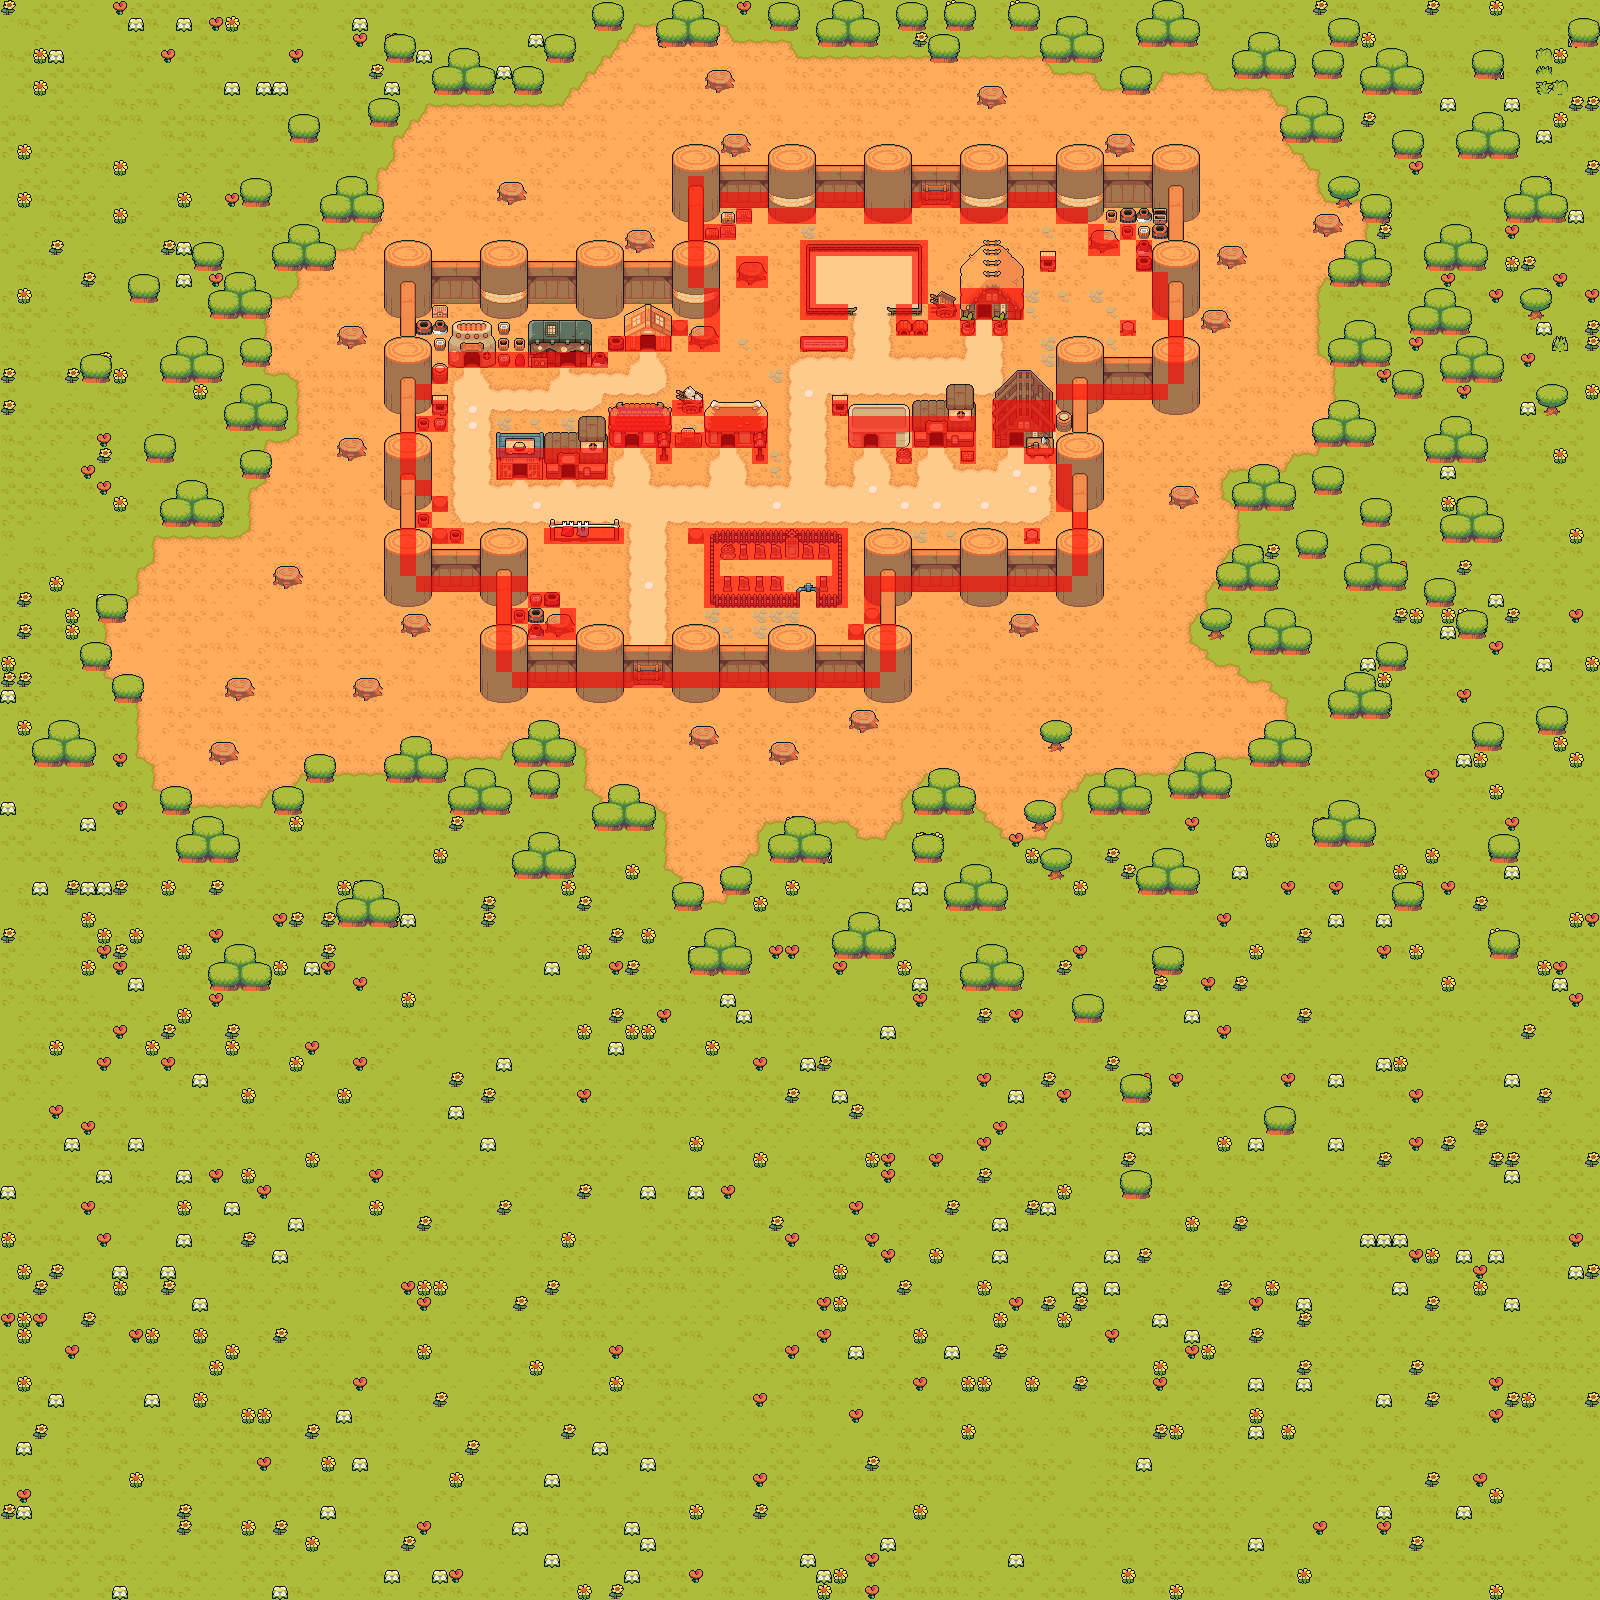

The image is a tile-based game level rendered from a .tmx file. Its description and source (layers, tilesets, objects; grid data summarised) follow:
An orthogonal 100x100 tile map with 16x16 px tiles, 7 tile layers (map, Tile Layer 7, wall, Houses, ...), 5 tilesets and 14 objects (player, npc-1, npc-2, npc-6, npc-7, ...).

<map version="1.10" tiledversion="1.11.0" orientation="orthogonal" renderorder="right-down" width="100" height="100" tilewidth="16" tileheight="16" infinite="0" nextlayerid="16" nextobjectid="26">
 <tileset firstgid="1" source="../tiles/TilesetHouse.tsx" />
 <tileset firstgid="760" source="../tiles/TilesetFloor.tsx" />
 <tileset firstgid="1332" source="../tiles/TilesetElement.tsx" />
 <tileset firstgid="1572" source="../tiles/TilesetNature.tsx" />
 <tileset firstgid="2076" source="../tiles/collider.tsx" />
 <group id="9" name="map" locked="1">
  <layer id="5" name="map" width="100" height="100" locked="1">
   <data>[10000 cells, 10000 non-empty, 30 distinct tile ids]</data>
  </layer>
  <layer id="13" name="Tile Layer 7" width="100" height="100" locked="1">
   <data>[10000 cells, 6539 non-empty, 73 distinct tile ids]</data>
  </layer>
 </group>
 <group id="4" name="map-details" locked="1">
  <layer id="8" name="wall" width="100" height="100" locked="1">
   <data>[10000 cells, 544 non-empty, 40 distinct tile ids]</data>
  </layer>
  <layer id="1" name="Houses" width="100" height="100" locked="1">
   <data>[10000 cells, 158 non-empty, 144 distinct tile ids]</data>
  </layer>
  <layer id="6" name="Tile Layer 3" width="100" height="100">
   <data>[10000 cells, 134 non-empty, 76 distinct tile ids]</data>
  </layer>
  <layer id="11" name="tree" width="100" height="100" locked="1">
   <data>[10000 cells, 937 non-empty, 30 distinct tile ids]</data>
  </layer>
 </group>
 <objectgroup id="14" name="Object Layer 1" locked="1">
  <object id="1" name="player" x="644" y="612">
   <point />
  </object>
  <object id="9" name="npc-1" x="520" y="480">
   <point />
  </object>
  <object id="10" name="npc-2" x="568" y="480">
   <point />
  </object>
  <object id="11" name="npc-6" x="632" y="448">
   <point />
  </object>
  <object id="12" name="npc-7" x="728" y="448">
   <point />
  </object>
  <object id="13" name="npc-8" x="872" y="448">
   <point />
  </object>
  <object id="16" name="npc-9" x="824" y="608">
   <point />
  </object>
  <object id="18" name="npc-11" x="984" y="320">
   <point />
  </object>
  <object id="19" name="npc-5" x="648" y="352">
   <point />
  </object>
  <object id="20" name="npc-4" x="568" y="368">
   <point />
  </object>
  <object id="21" name="npc-3" x="472" y="368">
   <point />
  </object>
  <object id="22" name="npc-10" x="864" y="288">
   <point />
  </object>
  <object id="24" name="npc-12" x="936" y="448">
   <point />
  </object>
  <object id="25" name="npc-13" x="1016" y="448">
   <point />
  </object>
 </objectgroup>
 <layer id="15" name="collider" width="100" height="100" opacity="0.6">
  <data>[10000 cells, 304 non-empty, 1 distinct tile ids]</data>
 </layer>
</map>
